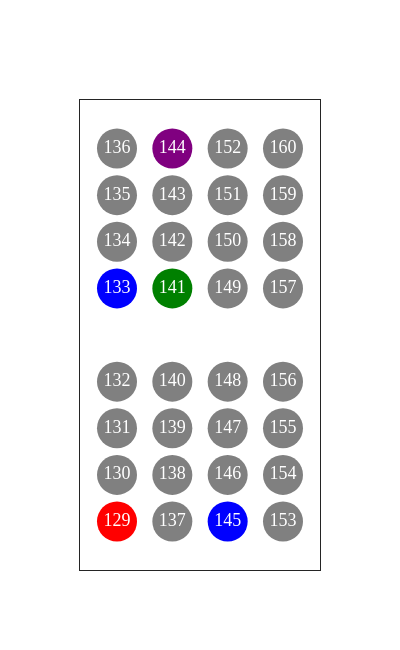

The code cell stored with this chart in its notebook:
### Code cell
from customComponents import ElectrodeArray

# configure stim packet
sd1 = {}
sd1["elecCath"] = [129,60]
sd1["elecAno"] = [133,145]
sd1["Gnd"] = [141]
sd1["Ref"] = [144]

EA = ElectrodeArray(ElecLoc="Rostral")
EA.update(sd1)
EA.fig.show()

### Figure 1 — Plotly figure (JSON) as saved in the notebook; plotly's stock layout.template omitted (floating-point values rounded to 4 significant figures)
{"data": [{"marker": {"color": ["red", "gray", "blue", "gray", "gray", "gray", "gray", "gray", "gray", "gray", "gray", "gray", "gray", "gray", "gray", "gray", "blue", "green", "gray", "gray", "gray", "gray", "gray", "gray", "gray", "gray", "gray", "gray", "gray", "purple", "gray", "gray"], "size": 40}, "mode": "markers+text", "text": ["129", "137", "145", "153", "130", "138", "146", "154", "131", "139", "147", "155", "132", "140", "148", "156", "133", "141", "149", "157", "134", "142", "150", "158", "135", "143", "151", "159", "136", "144", "152", "160"], "textfont": {"color": "White", "family": "sans serif", "size": 18}, "type": "scatter", "x": [0, 1, 2, 3, 0, 1, 2, 3, 0, 1, 2, 3, 0, 1, 2, 3, 0, 1, 2, 3, 0, 1, 2, 3, 0, 1, 2, 3, 0, 1, 2, 3], "y": [0, 0, 0, 0, 1, 1, 1, 1, 2, 2, 2, 2, 3, 3, 3, 3, 5, 5, 5, 5, 6, 6, 6, 6, 7, 7, 7, 7, 8, 8, 8, 8]}], "layout": {"height": 650, "showlegend": false, "width": 400, "xaxis": {"mirror": true, "showticklabels": false, "ticks": ""}, "yaxis": {"mirror": true, "showticklabels": false, "ticks": ""}}}
